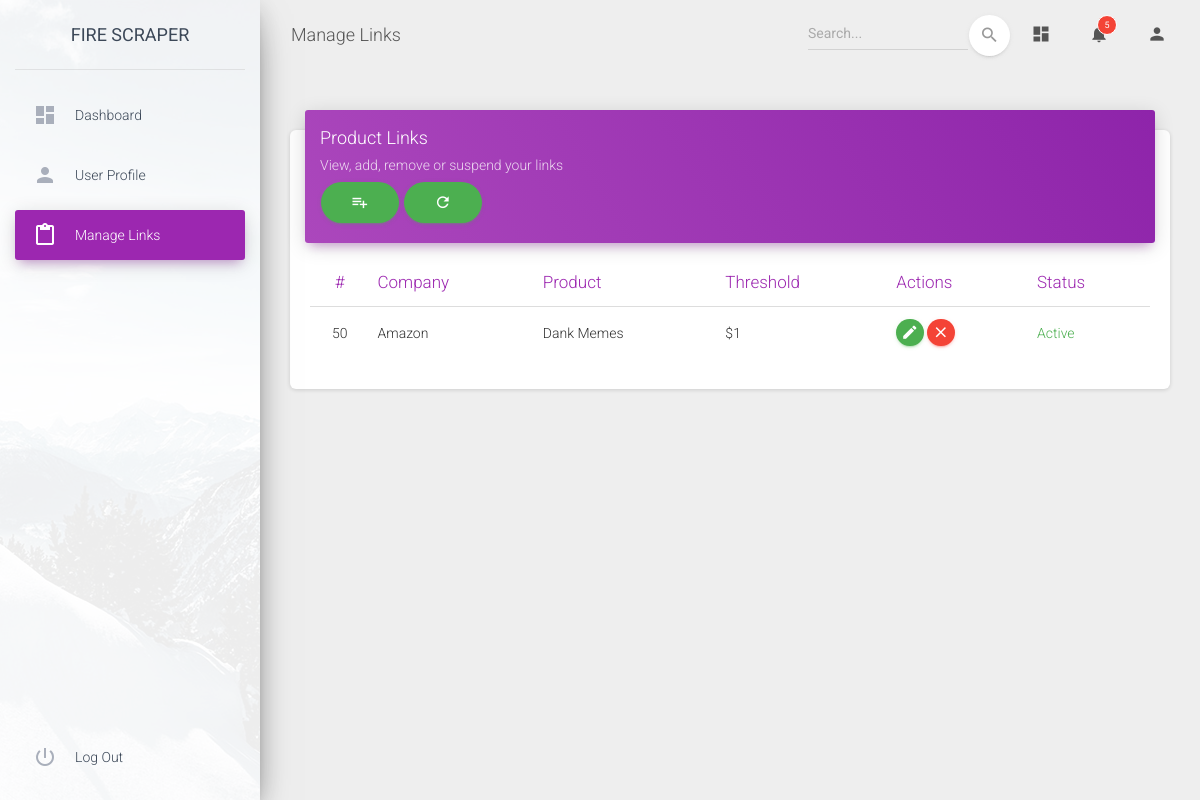
/dashboard/view/ (signed in), run on the app's committed database.
### dashboard/models.py (models this page shows, shortened)
class Link(models.Model):
    url = models.CharField('Link Url', max_length=200)
    store = models.CharField('Store', max_length=50)
    threshold = models.CharField(max_length=10)
    active = models.CharField('Active (True/False)', max_length=6, default='True')
    title = models.CharField('Product name', max_length=100, default='Product Name')
    owner = models.ForeignKey(User, default=None, on_delete=models.PROTECT)

### dashboard/views.py (the view)
# urls.py: path("view/", views.view_links, name="view"),
@login_required(login_url="/")
def view_links(response):
    if response.user.is_authenticated:
        user = response.user
        username = response.user.username
    links = Link.objects.all().filter(owner=user)
    return render(response, "dashboard/view.html", {"username":username, "links":links})

### dashboard/templates/dashboard/view.html (shortened to what this page needs)
{% extends 'dashboard/base.html' %}
{% load static %}
{% block head %}
<link rel="stylesheet" href="https://maxcdn.bootstrapcdn.com/font-awesome/latest/css/font-awesome.min.css">
<link href="{% static 'dashboard/css/material-dashboard.css' %}" rel="stylesheet" />
<link href="{% static 'dashboard/css/custom.css' %}" rel="stylesheet" />
{% endblock %}
{% block body_content %}
<div class="wrapper ">
    <div class="sidebar" data-color="purple" data-background-color="white" data-image="../assets/img/sidebar-1.jpg">
      <div class="logo">
        <a href="{% url 'main:home' %}" class="simple-text logo-normal">
          Fire Scraper
        </a>
      </div>
      <div class="sidebar-wrapper">
        <ul class="nav">
            <li class="nav-item ">
                <a class="nav-link" href="{% url 'dashboard:dashboard' %}">
                  <i class="material-icons">dashboard</i>
                  <p>Dashboard</p>
                </a>
              </li>
              <li class="nav-item ">
                <a class="nav-link" href="{% url 'dashboard:profile' %}">
                  <i class="material-icons">person</i>
                  <p>User Profile</p>
                </a>
              </li>
              <li class="nav-item active">
                <a class="nav-link" href="{% url 'dashboard:view' %}">
                  <i class="material-icons">content_paste</i>
                  <p>Manage Links</p>
                </a>
              </li>
              <li class="nav-item active-pro ">
                <a class="nav-link" href="{% url 'main:logout' %}">
                  <i class="material-icons">power_settings_new</i>
                  <p>Log out</p>
                </a>
              </li>
        </ul>
      </div>
    </div>
    <div class="main-panel">
      <nav class="navbar navbar-expand-lg navbar-transparent navbar-absolute fixed-top ">
        <div class="container-fluid">
          <div class="navbar-wrapper">
            <a class="navbar-brand">Manage Links</a>
          </div>
          <div class="collapse navbar-collapse justify-content-end">
            <form class="navbar-form">
              <div class="input-group no-border">
                <input type="text" value="" class="form-control" placeholder="Search...">
                <button type="submit" class="btn btn-white btn-round btn-just-icon">
                  <i class="material-icons">search</i>
                  <div class="ripple-container"></div>
                </button>
              </div>
            </form>
            <ul class="navbar-nav">
              <li class="nav-item">
                <a class="nav-link" href="#pablo">
                  <i class="material-icons">dashboard</i>
                </a>
              </li>
              <li class="nav-item dropdown">
                <a class="nav-link" href="http://example.com" id="navbarDropdownMenuLink" data-toggle="dropdown" aria-haspopup="true" aria-expanded="false">
                  <i class="material-icons">notifications</i>
                  <span class="notification">5</span>
                </a>
              </li>
              <li class="nav-item dropdown">
                <a class="nav-link" href="#pablo" id="navbarDropdownProfile" data-toggle="dropdown" aria-haspopup="true" aria-expanded="false">
                  <i class="material-icons">person</i>
                </a>
              </li>
            </ul>
          </div>
        </div>
      </nav>
      <div class="content">
        <div class="container-fluid">
          <div class="row">
            <div class="col-md-12">
              <div class="card">
                <div class="card-header card-header-primary">
                  <h4 class="card-title ">Product Links</h4>
                  <p class="card-category"> View, add, remove or suspend your links</p>
<button type="button" class="btn btn-success btn-round" data-toggle="modal" data-target="#exampleModal">
  <i class="material-icons">playlist_add</i>
</button>
<button type="submit" class="btn btn-success btn-round" onclick="refreshTable()">
  <i class="material-icons">refresh</i>
</button>
                </div>
                <div class="card-body">
                  <div class="table-responsive">
                    <table class="table">
                      <thead class=" text-primary">
                        <th class="text-center">#</th>
                        <th>Company</th>
                        <th>Product</th>
                        <th>Threshold</th>
                        <th>Actions</th>
                        <th>Status</th>
                      </thead>
                      <tbody class="link-table">
                        {% for link in links %}
                        <tr>
                            <td class="text-center">{{ link.pk }}</td>
                            <td>{{ link.store }}</td>
                            <td>{{ link.title }}</td>
                            <td>&dollar;{{ link.threshold }}</td>
                            <td class="td-actions">
                                    <button name="edit_link" type="button" rel="tooltip" class="btn btn-success btn-round open-modal" data-toggle="modal" data-url="{% url 'dashboard:modal' linkid=link.pk %}">
                                        <i class="material-icons">edit</i>
                                    </button>
                                    <button id="delete-button" name="delete_link" type="button" rel="tooltip" class="btn btn-danger btn-round" data-id="{{link.pk}}">
                                        <i class="material-icons">close</i>
                                    </button>
                            </td>
                            {% if link.active == "True" %}
                            <td class="text-success">Active</td>
                            {% else %}
                            <td class="text-danger">Inactive</td>
                            {% endif %}
                        </tr>
                        {% endfor %}
                      </tbody>
                    </table>
                  </div>
                </div>
              </div>
            </div>
          </div>
        </div>
      </div>
    </div>
  </div>
{% endblock %}

### data on the page
Link: pk "50", store "Amazon", title "Dank Memes", threshold "1", active "Active"
